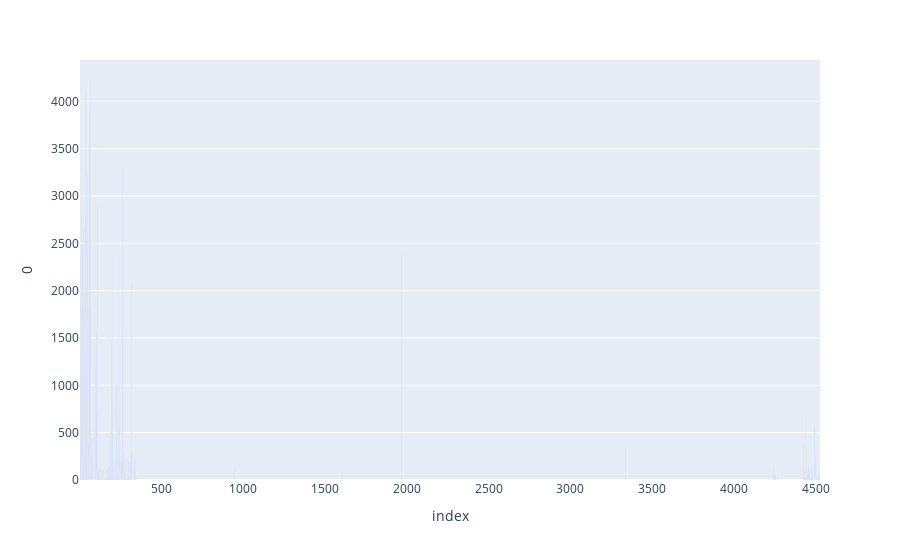

The cell this chart's notebook holds for it:
### Code cell
# Shows original item category counts distribution
import plotly.express as px
import pandas as pd

df = pd.DataFrame.from_dict(results, orient = 'index')

fig = px.bar(df, x=df.index, y=df[0])
plt.figure(figsize=(16,14))
fig.show()

### Figure 1 — Plotly figure (JSON) as saved in the notebook; plotly's stock layout.template omitted (floating-point values rounded to 4 significant figures; data arrays with more than 128 entries replaced by an {"elided": "..."} marker saying what was removed)
{"data": [{"alignmentgroup": "True", "hovertemplate": "index=%{x}<br>0=%{y}<extra></extra>", "legendgroup": "", "marker": {"color": "#636efa"}, "name": "", "offsetgroup": "", "orientation": "v", "showlegend": false, "textposition": "auto", "type": "bar", "x": {"elided": "363 int values"}, "xaxis": "x", "y": {"elided": "363 int values"}, "yaxis": "y"}], "layout": {"barmode": "relative", "legend": {"tracegroupgap": 0}, "margin": {"t": 60}, "xaxis": {"anchor": "y", "domain": [0, 1], "title": {"text": "index"}}, "yaxis": {"anchor": "x", "domain": [0, 1], "title": {"text": "0"}}}}
